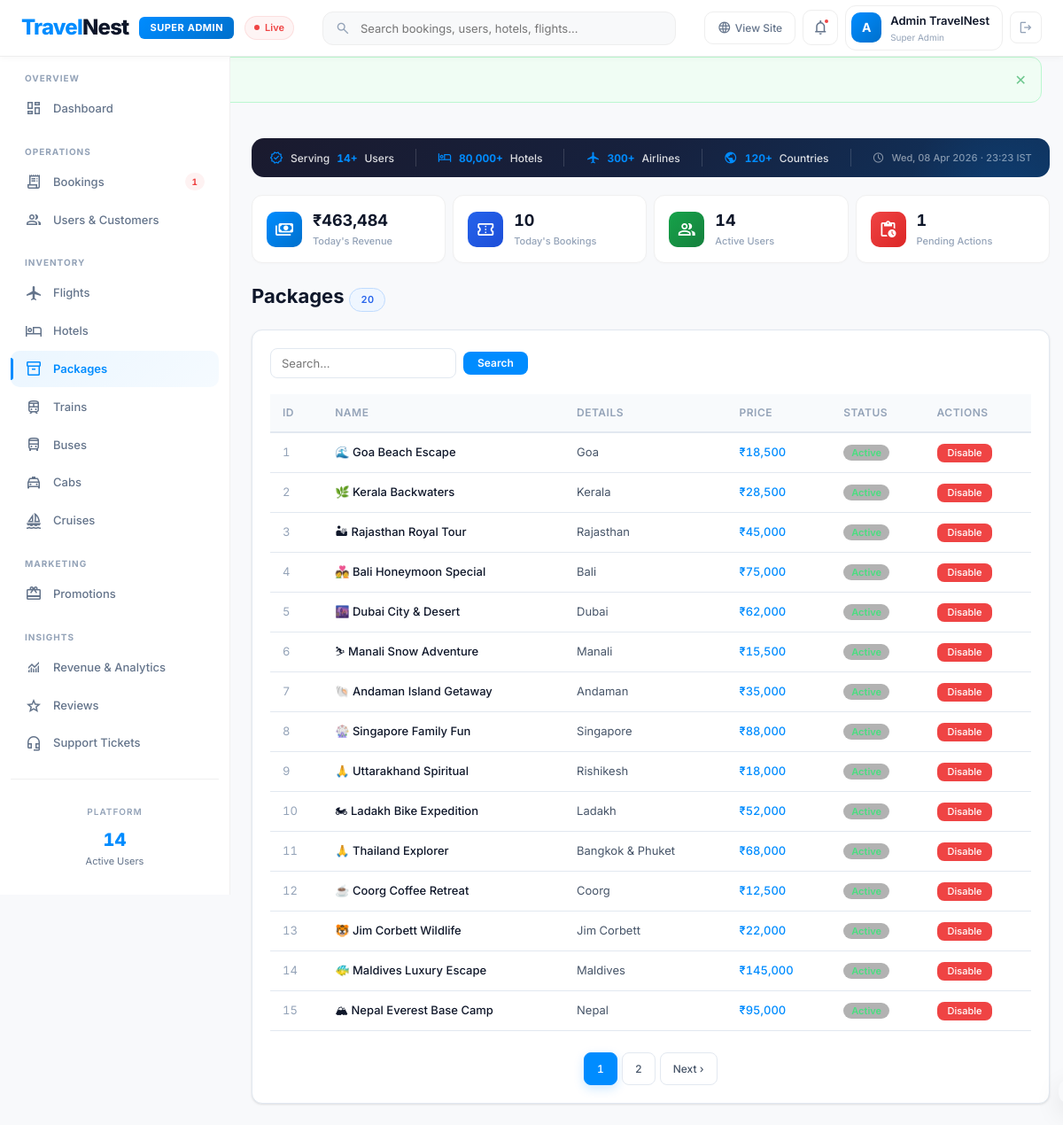
/admin/index.php?sec=packages (signed in), run on the app's committed database.
### tables this page shows
CREATE TABLE IF NOT EXISTS users (
    id INT AUTO_INCREMENT PRIMARY KEY,
    name VARCHAR(100) NOT NULL,
    email VARCHAR(150) UNIQUE NOT NULL,
    password VARCHAR(255) NOT NULL,
    phone VARCHAR(20),
    city VARCHAR(80),
    role ENUM('user','admin') DEFAULT 'user',
    tier ENUM('Bronze','Silver','Gold','Platinum') DEFAULT 'Bronze',
    total_spent DECIMAL(12,2) DEFAULT 0,
    total_bookings INT DEFAULT 0,
    profile_pic VARCHAR(255) DEFAULT NULL,
    is_active TINYINT(1) DEFAULT 1,
    created_at TIMESTAMP DEFAULT CURRENT_TIMESTAMP,
    updated_at TIMESTAMP DEFAULT CURRENT_TIMESTAMP ON UPDATE CURRENT_TIMESTAMP
);

CREATE TABLE IF NOT EXISTS packages (
    id INT AUTO_INCREMENT PRIMARY KEY,
    name VARCHAR(150) NOT NULL,
    destination VARCHAR(100) NOT NULL,
    category VARCHAR(50),
    nights INT DEFAULT 3,
    price DECIMAL(10,2) NOT NULL,
    description TEXT,
    inclusions TEXT,
    highlights TEXT,
    emoji VARCHAR(10) DEFAULT '📦',
    tag VARCHAR(50),
    max_persons INT DEFAULT 4,
    is_active TINYINT(1) DEFAULT 1,
    created_at TIMESTAMP DEFAULT CURRENT_TIMESTAMP
);

### includes/db.php (called while the page is built, shortened)
<?php
class DB {
    private static ?PDO $pdo=null;
    public static function conn():PDO{
        if(!self::$pdo){
            try{
                self::$pdo=new PDO("mysql:host=".DB_HOST.";dbname=".DB_NAME.";charset=utf8mb4",DB_USER,DB_PASS,[
                    PDO::ATTR_ERRMODE=>PDO::ERRMODE_EXCEPTION,
                    PDO::ATTR_DEFAULT_FETCH_MODE=>PDO::FETCH_ASSOC,
                    PDO::ATTR_EMULATE_PREPARES=>false
                ]);
            }catch(PDOException $e){
                die('<div style="font-family:monospace;background:#fee;color:#900;padding:20px;margin:20px;border-radius:8px"><b>DB Error:</b> '.$e->getMessage().'<br><br>Check includes/config.php and run database.sql</div>');
            }
        }
        return self::$pdo;
    }
    public static function q(string $sql,array $p=[]):PDOStatement{
        $s=self::conn()->prepare($sql);$s->execute($p);return $s;
    }
    public static function all(string $sql,array $p=[]):array{return self::q($sql,$p)->fetchAll();}
    public static function one(string $sql,array $p=[]):array|false{return self::q($sql,$p)->fetch();}
    public static function val(string $sql,array $p=[]):mixed{return self::q($sql,$p)->fetchColumn();}
    public static function paginate(string $sql,array $p,int $pg,int $pp=PER_PAGE):array{
        $total=(int)self::val("SELECT COUNT(*) FROM ($sql) _c",$p);
        $off=($pg-1)*$pp;
        $rows=self::all("$sql LIMIT $pp OFFSET $off",$p);
        return['data'=>$rows,'total'=>$total,'page'=>$pg,'per_page'=>$pp,'last'=>(int)ceil($total/$pp)];
    }
}

### admin/sections/packages.php (the view, shortened to what this page needs)
<?php
$pg=max(1,(int)($_GET['pg']??1));
$q=clean($_GET['q']??'');
$w=['is_active=1'];$p=[];
$res=DB::paginate("SELECT * FROM packages WHERE ".implode(' AND ',$w)." ORDER BY id ASC",$p,$pg,15);
$base=BASE."/admin/index.php?sec=packages&q=".urlencode($q);
?>
<div class="flex sb wrap-x g12 mb20"><h2 style="font-size:22px"><?=ucfirst('packages')?> <span class="bdg t-blue"><?=$res['total']?></span></h2></div>
<div class="card">
<form method="GET" class="fbar mb12"><input type="hidden" name="sec" value="packages">
  <input name="q" value="<?=clean($q)?>" placeholder="Search...">
  <button class="btn btn-primary btn-sm">Search</button>
</form>
<div class="ox"><table class="dt"><thead><tr><th>ID</th><th>Name</th><th>Details</th><th>Price</th><th>Status</th><th>Actions</th></tr></thead><tbody>
<?php foreach($res['data'] as $item):
  $nm=$item['name']??($item['cruise_name']??($item['train_name']??($item['operator_name']??($item['vehicle_name']??'—'))));
  $pr=$item['price']??($item['price_per_night']??($item['base_fare']??($item['price_2a']??0)));
  $det=$item['city']??($item['destination']??($item['from_station']??($item['from_city']??($item['from_port']??($item['cab_type']??'')))));
?>
<tr data-type="<?=rtrim('packages','s')?>" data-id="<?=$item['id']?>">
  <td class="xs"><?=$item['id']?></td>
  <td><?=isset($item['emoji'])?$item['emoji'].' ':''?><span class="fw5"><?=clean($nm)?></span></td>
  <td class="sm"><?=clean($det)?></td>
  <td class="fw5 acc"><?=$pr>0?rupee($pr):'—'?></td>
  <td><?=statusBadge($item['is_active']?'Active':'Suspended')?></td>
  <td><button class="btn btn-<?=$item['is_active']?'danger':'green'?> btn-xs" onclick="toggleStatus('<?=rtrim('packages','s')?>',<?=$item['id']?>,<?=$item['is_active']?>)"><?=$item['is_active']?'Disable':'Enable'?></button></td>
</tr>
<?php endforeach;?>
</tbody></table></div>
<?=pagLinks($res['page'],$res['last'],$base)?>
</div>

### admin/index.php (shortened to what this page needs)
<?php
$sec=clean($_GET['sec']??'dashboard');
$me=me();
$secFile=__DIR__.'/sections/'.$sec.'.php';
$qs_rev=DB::val("SELECT COALESCE(SUM(total_amount),0) FROM bookings WHERE DATE(created_at)=CURDATE() AND booking_status!='Cancelled'");
$qs_bk=DB::val("SELECT COUNT(*) FROM bookings WHERE DATE(created_at)=CURDATE()");
$qs_usr=DB::val("SELECT COUNT(*) FROM users WHERE role='user' AND is_active=1");
$qs_pending=DB::val("SELECT COUNT(*) FROM bookings WHERE booking_status='Pending'");
$sidebarGroups = [
  'Overview' => [
    'dashboard' => ['material-symbols-outlined' => 'dashboard', 'label' => 'Dashboard'],
  ],
  'Operations' => [
    'bookings' => ['material-symbols-outlined' => 'receipt_long', 'label' => 'Bookings'],
    'users'    => ['material-symbols-outlined' => 'group', 'label' => 'Users & Customers'],
  ],
  'Inventory' => [
    'flights'  => ['material-symbols-outlined' => 'flight', 'label' => 'Flights'],
    'hotels'   => ['material-symbols-outlined' => 'hotel', 'label' => 'Hotels'],
    'packages' => ['material-symbols-outlined' => 'inventory_2', 'label' => 'Packages'],
    'trains'   => ['material-symbols-outlined' => 'train', 'label' => 'Trains'],
    'buses'    => ['material-symbols-outlined' => 'directions_bus', 'label' => 'Buses'],
    'cabs'     => ['material-symbols-outlined' => 'local_taxi', 'label' => 'Cabs'],
    'cruises'  => ['material-symbols-outlined' => 'sailing', 'label' => 'Cruises'],
  ],
  'Marketing' => [
    'promos'   => ['material-symbols-outlined' => 'redeem', 'label' => 'Promotions'],
  ],
  'Insights' => [
    'revenue'  => ['material-symbols-outlined' => 'monitoring', 'label' => 'Revenue & Analytics'],
    'reviews'  => ['material-symbols-outlined' => 'star', 'label' => 'Reviews'],
    'support'  => ['material-symbols-outlined' => 'headset_mic', 'label' => 'Support Tickets'],
  ],
];
?><!DOCTYPE html>
<html lang="en">
<head>
<link rel="stylesheet" href="<?= BASE ?>/assets/css/style.css">
</head>
<body style="background:#f8f9fb">
<div class="toast" id="toast"></div>
<nav class="adm-topnav">
  <div class="adm-brand">
    <div class="adm-brand-logo">Travel<span>Nest</span></div>
    <span class="adm-brand-badge">Super Admin</span>
    <span class="adm-live"><span class="adm-live-dot"></span>Live</span>
  </div>
  <div class="adm-search">
    <span class="material-symbols-outlined">search</span>
    <input type="text" placeholder="Search bookings, users, hotels, flights...">
  </div>
  <div class="adm-nav-right">
    <a href="<?= BASE ?>/index.php" target="_blank" style="text-decoration:none;display:flex;align-items:center;gap:4px;padding:8px 14px;border-radius:10px;border:1px solid #eee;font-size:12px;font-weight:500;color:#64748b;transition:all .2s" onmouseover="this.style.borderColor='#008cff';this.style.color='#008cff'" onmouseout="this.style.borderColor='#eee';this.style.color='#64748b'">
      <span class="material-symbols-outlined" style="font-size:16px">language</span> View Site
    </a>
    <button class="adm-notif-btn" title="Notifications">
      <span class="material-symbols-outlined">notifications</span>
      <?php if($qs_pending > 0): ?><span class="adm-notif-dot"></span><?php endif; ?>
    </button>
    <div class="adm-profile">
      <div class="adm-avatar"><?= strtoupper(substr($me['name'],0,1)) ?></div>
      <div>
        <div class="adm-profile-name"><?= clean($me['name']) ?></div>
        <div class="adm-profile-role">Super Admin</div>
      </div>
    </div>
    <a href="<?= BASE ?>/logout.php" style="display:flex;align-items:center;padding:8px;border-radius:8px;border:1px solid #eee;transition:all .2s" title="Logout" onmouseover="this.style.background='#fef2f2';this.style.borderColor='#ef4444'" onmouseout="this.style.background='';this.style.borderColor='#eee'">
      <span class="material-symbols-outlined" style="font-size:18px;color:#94a3b8">logout</span>
    </a>
  </div>
</nav>
<?= getFlash() ?>
<div style="display:flex">
  <aside class="adm-sidebar">
    <?php foreach($sidebarGroups as $group => $items): ?>
      <div class="adm-side-group">
        <div class="adm-side-group-title"><?= $group ?></div>
        <?php foreach($items as $key => $item):
          $isActive = ($sec === $key);
        ?>
          <a class="adm-side-link<?= $isActive ? ' active' : '' ?>"
             href="<?= BASE ?>/admin/index.php?sec=<?= $key ?>">
            <span class="material-symbols-outlined"><?= $item['material-symbols-outlined'] ?></span>
            <?= $item['label'] ?>
            <?php if($key === 'bookings' && $qs_pending > 0): ?>
              <span class="adm-side-count"><?= $qs_pending ?></span>
            <?php endif; ?>
          </a>
        <?php endforeach; ?>
      </div>
    <?php endforeach; ?>
    <div style="border-top:1px solid #f0f0f0;padding-top:16px;margin-top:8px">
      <div style="text-align:center;padding:12px">
        <div style="font-size:10px;color:#94a3b8;font-weight:600;text-transform:uppercase;letter-spacing:1px;margin-bottom:8px">Platform</div>
        <div style="font-size:20px;font-weight:800;color:#008cff;font-family:'Inter',sans-serif"><?= number_format($qs_usr) ?></div>
        <div style="font-size:11px;color:#64748b">Active Users</div>
      </div>
    </div>
  </aside>
  <main class="adm-main">
    <div class="adm-platform-stats">
      <div class="adm-ps-item"><span class="material-symbols-outlined" style="font-size:16px;color:#008cff">verified</span> Serving <strong><?= number_format($qs_usr) ?>+</strong> Users</div>
      <div class="adm-ps-item"><span class="material-symbols-outlined" style="font-size:16px;color:#008cff">hotel</span> <strong>80,000+</strong> Hotels</div>
      <div class="adm-ps-item"><span class="material-symbols-outlined" style="font-size:16px;color:#008cff">flight</span> <strong>300+</strong> Airlines</div>
      <div class="adm-ps-item"><span class="material-symbols-outlined" style="font-size:16px;color:#008cff">public</span> <strong>120+</strong> Countries</div>
      <div class="adm-ps-item" style="margin-left:auto;color:rgba(255,255,255,.5);font-size:11px">
        <span class="material-symbols-outlined" style="font-size:14px">schedule</span>
        <?= date('D, d M Y · H:i') ?> IST
      </div>
    </div>
    <div class="adm-quick-stats">
      <div class="adm-qs-item">
        <div class="adm-qs-icon" style="background:linear-gradient(135deg,#008cff,#0070cc)">
          <span class="material-symbols-outlined">payments</span>
        </div>
        <div>
          <div class="adm-qs-val"><?= rupee($qs_rev) ?></div>
          <div class="adm-qs-label">Today's Revenue</div>
        </div>
      </div>
      <div class="adm-qs-item">
        <div class="adm-qs-icon" style="background:linear-gradient(135deg,#2563eb,#1d4ed8)">
          <span class="material-symbols-outlined">confirmation_number</span>
        </div>
        <div>
          <div class="adm-qs-val"><?= $qs_bk ?></div>
          <div class="adm-qs-label">Today's Bookings</div>
        </div>
      </div>
      <div class="adm-qs-item">
        <div class="adm-qs-icon" style="background:linear-gradient(135deg,#16a34a,#15803d)">
          <span class="material-symbols-outlined">group</span>
        </div>
        <div>
          <div class="adm-qs-val"><?= number_format($qs_usr) ?></div>
          <div class="adm-qs-label">Active Users</div>
        </div>
      </div>
      <div class="adm-qs-item">
        <div class="adm-qs-icon" style="background:linear-gradient(135deg,#ef4444,#dc2626)">
          <span class="material-symbols-outlined">pending_actions</span>
        </div>
        <div>
          <div class="adm-qs-val"><?= $qs_pending ?></div>
          <div class="adm-qs-label">Pending Actions</div>
        </div>
      </div>
    </div>
    <?php require $secFile; ?>
  </main>
</div>
</body></html>

### includes/functions.php (shortened to what this page needs)
<?php
function loggedIn():bool{return isset($_SESSION['uid']);}
function me():array|false{
    return DB::one("SELECT * FROM users WHERE id=?",[$_SESSION['uid']]);
}
function clean(string $v):string{return htmlspecialchars(trim($v),ENT_QUOTES,'UTF-8');}
function rupee(float $n):string{return '₹'.number_format($n,0,'.',',');}
function getFlash():string{
    $f=$_SESSION['flash'];unset($_SESSION['flash']);
    return "<div class='flash ".($f['t']==='ok'?'ok':'err')."'>".clean($f['m'])."</div>";
}
function statusBadge(string $s):string{
    $m=['Confirmed'=>'#4ade80','Pending'=>'#fbbf24','Cancelled'=>'#fb7185','Completed'=>'#38bdf8',
        'Active'=>'#4ade80','Suspended'=>'#fb7185','Expiring'=>'#fbbf24','Scheduled'=>'#a78bfa',
        'Available'=>'#4ade80','WL 4'=>'#fbbf24','WL 8'=>'#fbbf24','WL 12'=>'#fbbf24','RAC 3'=>'#fbbf24','RAC 5'=>'#fbbf24'];
    $col=$m[$s]??'#94a3b8';
    return "<span style='background:rgba(0,0,0,.3);color:$col;padding:2px 9px;border-radius:20px;font-size:11px;font-weight:600'>$s</span>";
}
function pagLinks(int $cur,int $last,string $base):string{
    $o='<div class="pag">';
    for($i=max(1,$cur-2);$i<=min($last,$cur+2);$i++)
        $o.="<a class='pgb".($i===$cur?' on':'')."' href='{$base}&pg=$i'>$i</a>";
    if($cur<$last)$o.="<a class='pgb' href='{$base}&pg=".($cur+1)."'>Next ›</a>";
    return $o.'</div>';
}

### data on the page
users: name "A", name "Admin TravelNest"
packages: id "1", emoji "🌊", name "Goa Beach Escape", destination "Goa", price "₹18,500", is_active "Disable"
packages: id "2", emoji "🌿", name "Kerala Backwaters", destination "Kerala", price "₹28,500", is_active "Disable"
packages: id "3", emoji "🏜", name "Rajasthan Royal Tour", destination "Rajasthan", price "₹45,000", is_active "Disable"
packages: id "4", emoji "💑", name "Bali Honeymoon Special", destination "Bali", price "₹75,000", is_active "Disable"
packages: id "5", emoji "🌆", name "Dubai City & Desert", destination "Dubai", price "₹62,000", is_active "Disable"
packages: id "6", emoji "⛷", name "Manali Snow Adventure", destination "Manali", price "₹15,500", is_active "Disable"
packages: id "7", emoji "🐚", name "Andaman Island Getaway", destination "Andaman", price "₹35,000", is_active "Disable"
packages: id "8", emoji "🎡", name "Singapore Family Fun", destination "Singapore", price "₹88,000", is_active "Disable"
packages: id "9", emoji "🙏", name "Uttarakhand Spiritual", destination "Rishikesh", price "₹18,000", is_active "Disable"
packages: id "10", emoji "🏍", name "Ladakh Bike Expedition", destination "Ladakh", price "₹52,000", is_active "Disable"
packages: id "11", emoji "🙏", name "Thailand Explorer", destination "Bangkok & Phuket", price "₹68,000", is_active "Disable"
packages: id "12", emoji "☕", name "Coorg Coffee Retreat", destination "Coorg", price "₹12,500", is_active "Disable"
packages: id "13", emoji "🐯", name "Jim Corbett Wildlife", destination "Jim Corbett", price "₹22,000", is_active "Disable"
packages: id "14", emoji "🐠", name "Maldives Luxury Escape", destination "Maldives", price "₹145,000", is_active "Disable"
packages: id "15", emoji "🏔", name "Nepal Everest Base Camp", destination "Nepal", price "₹95,000", shows "Disable"

### other printed values
$group "OVERVIEW"
$item['label'] "Dashboard"
$group "OPERATIONS"
$item['label'] "Bookings"
$qs_pending "1"
$item['label'] "Users & Customers"
$group "INVENTORY"
$item['label'] "Flights"
$item['label'] "Hotels"
$item['label'] "Packages"
$item['label'] "Trains"
$item['label'] "Buses"
$item['label'] "Cabs"
$item['label'] "Cruises"
$group "MARKETING"
